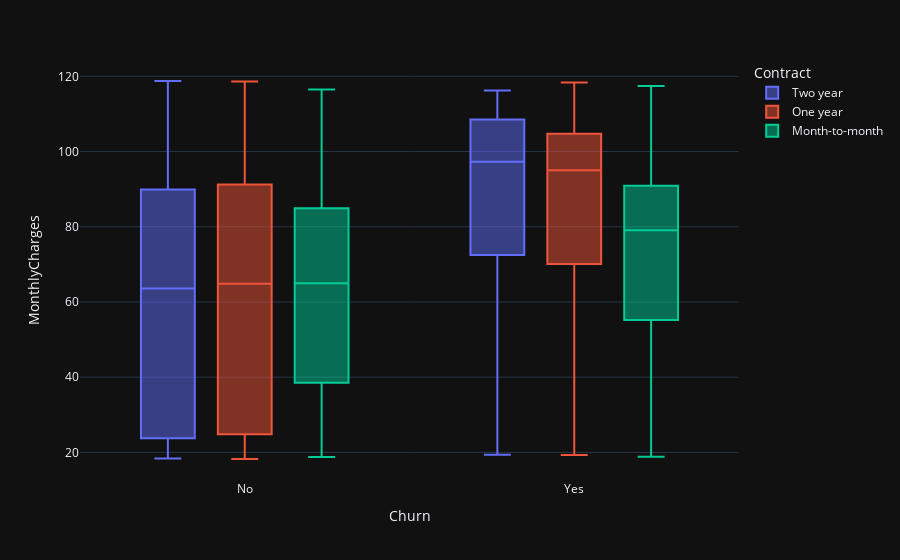

Here is the notebook cell this chart was saved with:
### Code cell
px.box(data, x='Churn', y='MonthlyCharges', color='Contract', template='plotly_dark')

### Figure 1 — Plotly figure (JSON) as saved in the notebook; plotly's stock layout.template omitted (floating-point values rounded to 4 significant figures; data arrays with more than 128 entries replaced by an {"elided": "..."} marker saying what was removed)
{"data": [{"alignmentgroup": "True", "hovertemplate": "Contract=Two year<br>Churn=%{x}<br>MonthlyCharges=%{y}<extra></extra>", "legendgroup": "Two year", "marker": {"color": "#636efa"}, "name": "Two year", "notched": false, "offsetgroup": "Two year", "orientation": "v", "showlegend": true, "type": "box", "x": {"elided": "1685 str values"}, "x0": " ", "xaxis": "x", "y": {"elided": "1685 float values"}, "y0": " ", "yaxis": "y"}, {"alignmentgroup": "True", "hovertemplate": "Contract=One year<br>Churn=%{x}<br>MonthlyCharges=%{y}<extra></extra>", "legendgroup": "One year", "marker": {"color": "#EF553B"}, "name": "One year", "notched": false, "offsetgroup": "One year", "orientation": "v", "showlegend": true, "type": "box", "x": {"elided": "1472 str values"}, "x0": " ", "xaxis": "x", "y": {"elided": "1472 float values"}, "y0": " ", "yaxis": "y"}, {"alignmentgroup": "True", "hovertemplate": "Contract=Month-to-month<br>Churn=%{x}<br>MonthlyCharges=%{y}<extra></extra>", "legendgroup": "Month-to-month", "marker": {"color": "#00cc96"}, "name": "Month-to-month", "notched": false, "offsetgroup": "Month-to-month", "orientation": "v", "showlegend": true, "type": "box", "x": {"elided": "3875 str values"}, "x0": " ", "xaxis": "x", "y": {"elided": "3875 float values"}, "y0": " ", "yaxis": "y"}], "layout": {"boxmode": "group", "legend": {"title": {"text": "Contract"}, "tracegroupgap": 0}, "margin": {"t": 60}, "xaxis": {"anchor": "y", "domain": [0, 1], "title": {"text": "Churn"}}, "yaxis": {"anchor": "x", "domain": [0, 1], "title": {"text": "MonthlyCharges"}}}}
